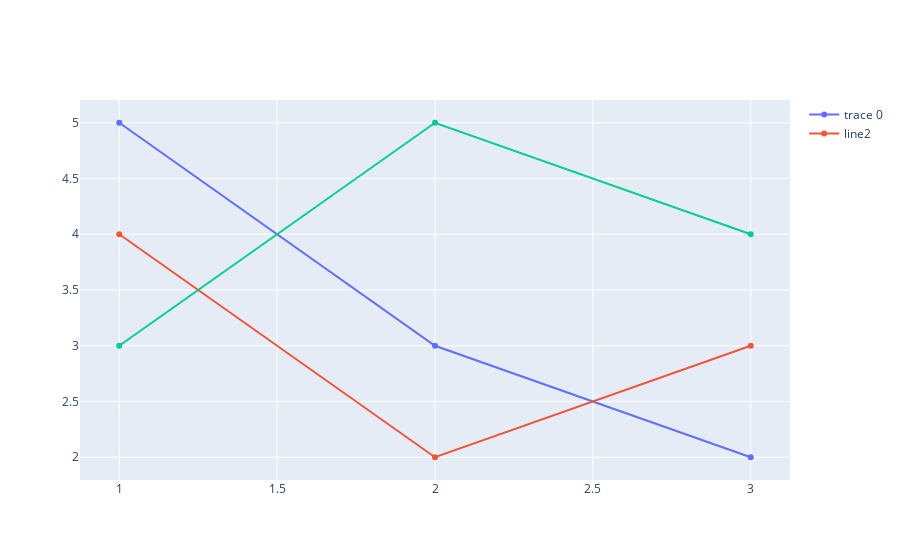

Notebook source saved alongside this figure:
### Markdown cell above
### 4.2.4 凡例の設定

### Code cell
x = [1, 2, 3]
various_legend_fig = go.Figure()
various_legend_fig.add_trace(go.Scatter(x=x, y=[5, 3, 2]))  # ❶
various_legend_fig.add_trace(go.Scatter(x=x, y=[4, 2, 3], name="line2"))  # ❷
various_legend_fig.add_trace(
    go.Scatter(x=x, y=[3, 5, 4], name="line3", showlegend=False)  # ❸
)
various_legend_fig.show()

### Figure 1 — Plotly figure (JSON) as saved in the notebook; plotly's stock layout.template omitted (floating-point values rounded to 4 significant figures)
{"data": [{"type": "scatter", "x": [1, 2, 3], "y": [5, 3, 2]}, {"name": "line2", "type": "scatter", "x": [1, 2, 3], "y": [4, 2, 3]}, {"name": "line3", "showlegend": false, "type": "scatter", "x": [1, 2, 3], "y": [3, 5, 4]}], "layout": {}}
